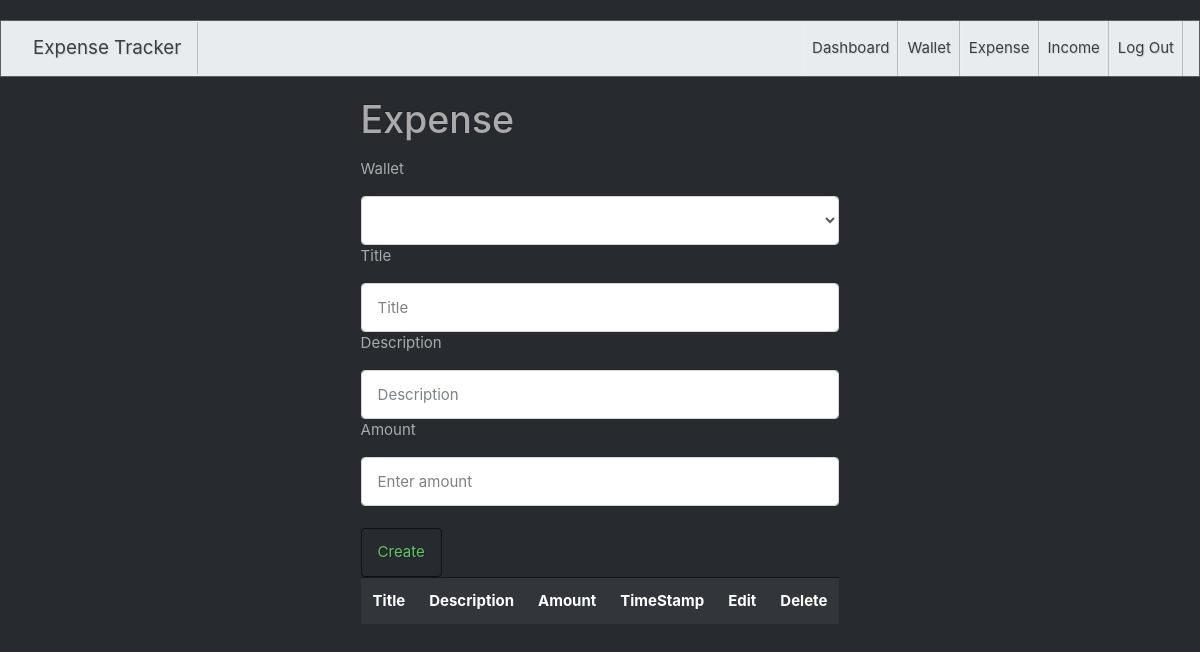
Before: /expense/ (signed in) with the older database file.
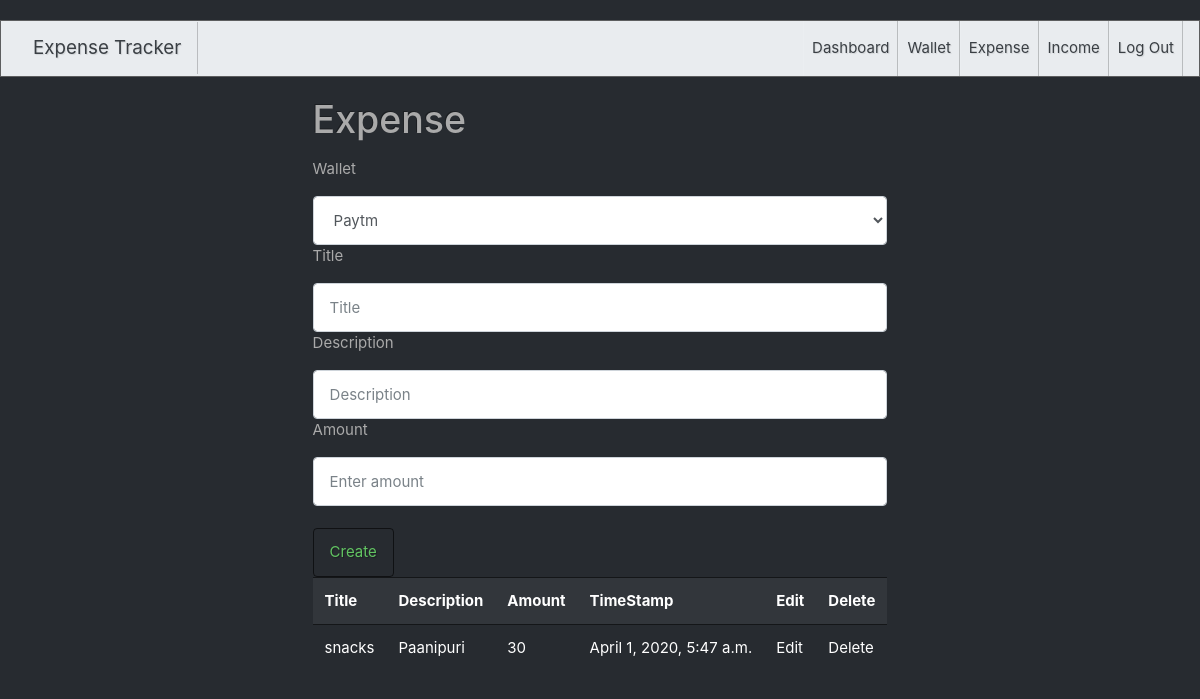
After: the same page with the newer database file.
### tracker/models.py (models this page shows, shortened)
class Expense(models.Model):
    title= models.CharField(max_length = 100 )
    Amount =models.IntegerField()
    timestamp =models.DateTimeField(auto_now=True)
    description=models.TextField()
    user=models.ForeignKey(User,on_delete=models.CASCADE,null=True,blank=True)
    wallet=models.ForeignKey(Wallet,on_delete=models.CASCADE,null=True,blank=True)

### tracker/views.py (the view)
# urls.py: path('expense/',get_all_expense),
def get_all_expense(request):
    user=request.user
    all_wallet=Wallet.objects.filter(user=user)
    all_expense=Expense.objects.filter(user=user)
    return render(request,"expense.html",{"expense":all_expense,"wallet":all_wallet})

### tracker/templates/expense.html (shortened to what this page needs)
{% extends 'bootswatch.html' %}
{% block body %}
<div class="row">
    <div class="col-12">
        <h1>Expense</h1>
       <table class="table table-striped">
           <tr>
               <th>Title</th>
               <th>Description</th>
               <th>Amount</th>
               <th>TimeStamp</th>
               <th>Edit</th>
               <th>Delete</th>
           </tr>
       {% for inc in expense %}
           <tr>
               <td>{{inc.title}}</td>
               <td>{{inc.description}}</td>
               <td>{{inc.Amount}}</td>
               <td>{{inc.timestamp}}</td>
               <td><a href="/edit_expense/{{inc.id}}/">Edit</a></td>
               <td><a href="/delete_expense/{{inc.id}}/">Delete</a></td>
           </tr>
       {% endfor %}
    </div>
</div>
<div>
    <form action="/create_expense/" method="post" class="form-group">
     <p>Wallet</p>
     <select name="wallet" class="form-control">
         {% for wal in wallet %}
         <option value="{{wal.id}}">{{wal.name}}</option>
         {% endfor %}
     </select>
     <p>Title</p>
     <input type="text" name="title" placeholder="Title" class="form-control">
     <p>Description</p>
     <input type="text" name="description" placeholder="Description" class="form-control">
     <p>Amount</p>
     <input type="number" name="amount" placeholder="Enter amount" class="form-control" >
     <br>
     <button type="submit" class="btn btn-outline-success">Create</button>
     </form>
</div>
{% endblock %}

Changed rows visible on the page:
added Expense: title "snacks", description "Paanipuri", Amount "30", timestamp "April 1, 2020, 5:47 a.m."
Other visible differences:
form field wallet: (not shown) → "Paytm"
